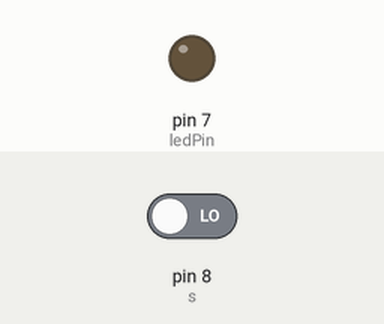
The sketch below on a simulated Arduino Uno, built with avr-gcc and run on an emulated ATmega328P. Shown: output pins drawn as LEDs (lit = HIGH). The inputs (shaded band) are chosen by the test bench; at power-on: pin 8 (s) LOW.

Above: at 1.2 s.
1.3 s: pin 8 (s) driven HIGH
At 1.9 s:
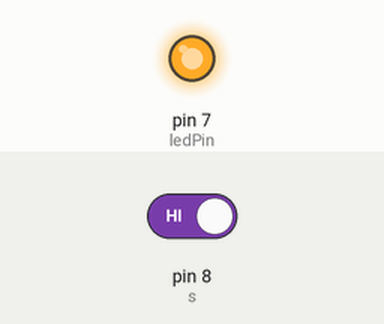
2.8 s: pin 8 (s) driven LOW
At 3.1 s:
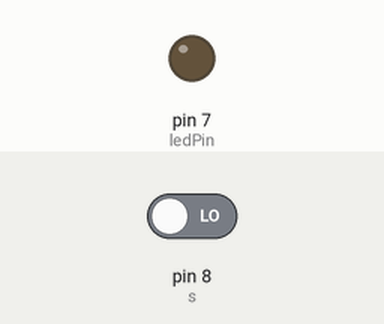
Timing chart, 0 to 5.8 s (numbered marks = the images above; inputs shaded):
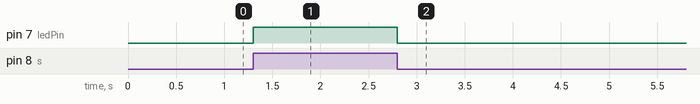

Measured:
- after the input at 1.3 s, pin 7 (ledPin): LOW → HIGH at once
- after the input at 2.8 s, pin 7 (ledPin): HIGH → LOW at once

The sketch:

ledON_OFF.ino
```cpp
const int ledPin=7;
const int s=8;
void setup() {
  // put your setup code here, to run once:
  pinMode(s,INPUT);
pinMode(ledPin,OUTPUT);

}

void loop() {
  // put your main code here, to run repeatedly:
  if(digitalRead(s)==HIGH)
  {
digitalWrite(ledPin,HIGH);
  }
else
{
digitalWrite(ledPin,LOW);
}}
```
